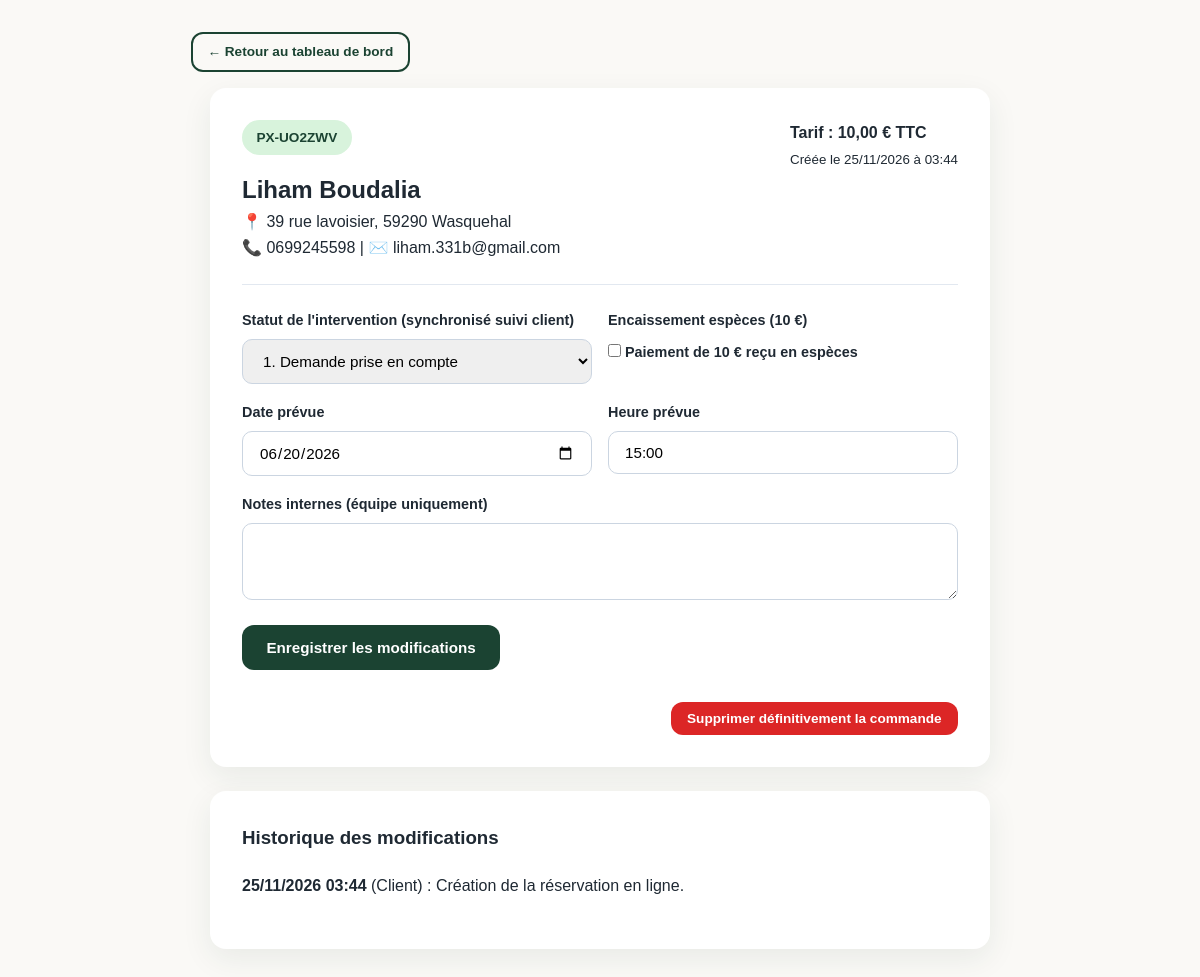
Page /admin/commande/1 (signed in) on the committed database.
### app/models.py (models this page shows, shortened)
class Booking(db.Model):
    __tablename__ = 'bookings'
    id = db.Column(db.Integer, primary_key=True)
    reference = db.Column(db.String(20), unique=True, nullable=False, index=True)
    last_name = db.Column(db.String(100), nullable=False)
    first_name = db.Column(db.String(100), nullable=False)
    address = db.Column(db.String(255), nullable=False)
    postal_code = db.Column(db.String(10), nullable=False, default='59290')
    city = db.Column(db.String(50), nullable=False, default='Wasquehal')
    email = db.Column(db.String(120), nullable=False)
    phone = db.Column(db.String(20), nullable=False)
    booking_date = db.Column(db.String(10), nullable=False)  # YYYY-MM-DD
    booking_time = db.Column(db.String(5), nullable=False)   # HH:MM
    status = db.Column(db.Integer, default=1, nullable=False)
    price = db.Column(db.Float, default=10.0, nullable=False)
    payment_method = db.Column(db.String(50), default='Espèces sur place', nullable=False)
    payment_received = db.Column(db.Boolean, default=False, nullable=False)
    internal_notes = db.Column(db.Text, default='')
    created_at = db.Column(db.DateTime, default=datetime.utcnow)
    step1_at = db.Column(db.DateTime, default=datetime.utcnow)
    step2_at = db.Column(db.DateTime, nullable=True)
    step3_at = db.Column(db.DateTime, nullable=True)
    step4_at = db.Column(db.DateTime, nullable=True)
    history = db.relationship('BookingHistory', backref='booking', lazy=True, cascade="all, delete-orphan")

class BookingHistory(db.Model):
    __tablename__ = 'booking_history'
    id = db.Column(db.Integer, primary_key=True)
    booking_id = db.Column(db.Integer, db.ForeignKey('bookings.id'), nullable=False)
    timestamp = db.Column(db.DateTime, default=datetime.utcnow)
    actor = db.Column(db.String(64), nullable=False)
    action = db.Column(db.String(255), nullable=False)

### app/routes/admin.py (the view, shortened to what this page needs)
@admin_bp.route('/commande/<int:booking_id>', methods=['GET', 'POST'])
@login_required
def order_detail(booking_id):
    booking = Booking.query.get_or_404(booking_id)
    return render_template('admin/order_detail.html', booking=booking)

### app/models.py (called while the page is built)
@login_manager.user_loader
def load_user(user_id):
    return AdminUser.query.get(int(user_id))

### app/templates/admin/order_detail.html (shortened to what this page needs)
<!DOCTYPE html>
<html lang="fr">
<head>
    <link rel="stylesheet" href="{{ url_for('static', filename='css/style.css') }}">
</head>
<body class="admin-body">
    <div class="container" style="padding: 2rem 1rem; max-width: 850px;">
        <a href="{{ url_for('admin.dashboard') }}" class="btn btn-outline btn-sm" style="margin-bottom: 1rem;">← Retour au tableau de bord</a>
        <div class="booking-card">
            <div class="tracking-header">
                <div>
                    <span class="badge-local">{{ booking.reference }}</span>
                    <h2>{{ booking.first_name }} {{ booking.last_name }}</h2>
                    <p>📍 {{ booking.address }}, 59290 Wasquehal</p>
                    <p>📞 {{ booking.phone }} | ✉️ {{ booking.email }}</p>
                </div>
                <div>
                    <strong>Tarif : 10,00 € TTC</strong><br>
                    <small>Créée le {{ booking.created_at.strftime('%d/%m/%Y à %H:%M') }}</small>
                </div>
            </div>
            <hr style="margin: 1.5rem 0; border: none; border-top: 1px solid #e2e8f0;">
            <form method="POST">
                <div class="form-grid">
                    <div class="form-group">
                        <label>Statut de l'intervention (synchronisé suivi client)</label>
                        <select name="status">
                            <option value="1" {{ 'selected' if booking.status == 1 else '' }}>1. Demande prise en compte</option>
                        </select>
                    </div>
                    <div class="form-group">
                        <label>Encaissement espèces (10 €)</label>
                        <label class="checkbox-label" style="margin-top: 0.5rem;">
                            <input type="checkbox" name="payment_received" {{ 'checked' if booking.payment_received else '' }}>
                            <span>Paiement de 10 € reçu en espèces</span>
                        </label>
                    </div>
                </div>
                <div class="form-grid">
                    <div class="form-group">
                        <label>Date prévue</label>
                        <input type="date" name="booking_date" value="{{ booking.booking_date }}">
                    </div>
                    <div class="form-group">
                        <label>Heure prévue</label>
                        <input type="text" name="booking_time" value="{{ booking.booking_time }}">
                    </div>
                </div>
                <div class="form-group">
                    <label>Notes internes (équipe uniquement)</label>
                    <textarea name="internal_notes" rows="3">{{ booking.internal_notes }}</textarea>
                </div>
                <button type="submit" class="btn btn-primary">Enregistrer les modifications</button>
            </form>
            <form method="POST" onsubmit="return confirm('Confirmer la suppression définitive de cette commande ?');" style="margin-top: 2rem; text-align: right;">
                <button type="submit" class="btn btn-danger btn-sm">Supprimer définitivement la commande</button>
            </form>
        </div>
        <div class="booking-card" style="margin-top: 1.5rem;">
            <h3>Historique des modifications</h3>
            <ul class="service-list">
                {% for h in booking.history %}
                <li><strong>{{ h.timestamp.strftime('%d/%m/%Y %H:%M') }}</strong> ({{ h.actor }}) : {{ h.action }}</li>
                {% endfor %}
            </ul>
        </div>
    </div>
</body>
</html>

### app/static/css/style.css (style rules this page uses)
:root { --forest: #1b4332; --natural: #2d6a4f; --sage: #74c69d; --sage-light: #d8f3dc; --offwhite: #faf9f6; --beige: #f3efe6; --text-dark: #1f2933; --text-muted: #52606d; --white: #ffffff; --shadow: 0 10px 30px rgba(27, 67, 50, 0.08); --radius: 16px; }
* { box-sizing: border-box; margin: 0; padding: 0; }
body { font-family: 'Plus Jakarta Sans', sans-serif; background-color: var(--offwhite); color: var(--text-dark); line-height: 1.6; }
.container { max-width: 1180px; margin: 0 auto; padding: 0 1.25rem; }
.btn { display: inline-flex; align-items: center; justify-content: center; padding: 0.75rem 1.4rem; border-radius: 12px; font-weight: 700; text-decoration: none; cursor: pointer; border: 2px solid transparent; transition: all 0.25s ease; font-family: inherit; font-size: 0.95rem; }
.btn-primary { background: var(--forest); color: var(--white); }
.btn-outline { border-color: var(--forest); color: var(--forest); background: transparent; }
.btn-danger { background: #dc2626; color: white; }
.btn-sm { padding: 0.45rem 0.9rem; font-size: 0.85rem; }
.badge-local { display: inline-block; background: var(--sage-light); color: var(--forest); padding: 0.4rem 0.9rem; border-radius: 99px; font-weight: 700; font-size: 0.85rem; margin-bottom: 1rem; }
.card, .booking-card { background: var(--white); padding: 2rem; border-radius: var(--radius); box-shadow: var(--shadow); }
.booking-card { max-width: 780px; margin: 0 auto; animation: fadeIn 0.35s ease; }
.form-grid { display: grid; grid-template-columns: 1fr 1fr; gap: 1rem; }
.form-group { margin-bottom: 1.1rem; }
.form-group label { display: block; font-weight: 600; margin-bottom: 0.4rem; font-size: 0.9rem; }
input, select, textarea { width: 100%; padding: 0.75rem 1rem; border: 1.5px solid #cbd5e1; border-radius: 10px; font-family: inherit; font-size: 0.95rem; transition: border-color 0.2s; }
.checkbox-label { display: flex; align-items: flex-start; gap: 0.7rem; cursor: pointer; font-size: 0.92rem; }
.checkbox-label input { width: auto; margin-top: 0.25rem; }
.tracking-header { display: flex; justify-content: space-between; align-items: flex-start; flex-wrap: wrap; gap: 1rem; }
.service-list { list-style: none; margin: 1.2rem 0; }
.service-list li { margin-bottom: 0.7rem; }

### rows in the picture
Booking: reference "PX-UO2ZWV", first_name "Liham", last_name "Boudalia", address "39 rue lavoisier", phone "0699245598", email "liham.331b@gmail.com", created_at "25/11/2026 à 03:44", booking_date "06/20/2026", booking_time "15:00"
BookingHistory: timestamp "25/11/2026 03:44", actor "Client", action "Création de la réservation en ligne."
